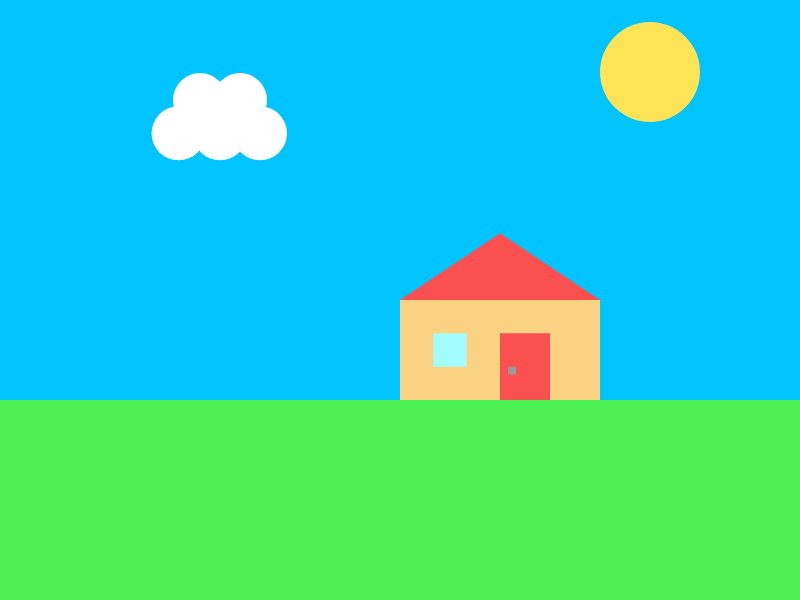
Frame 1 (no input)
Frame 60 (no input): identical to frame 1, image omitted
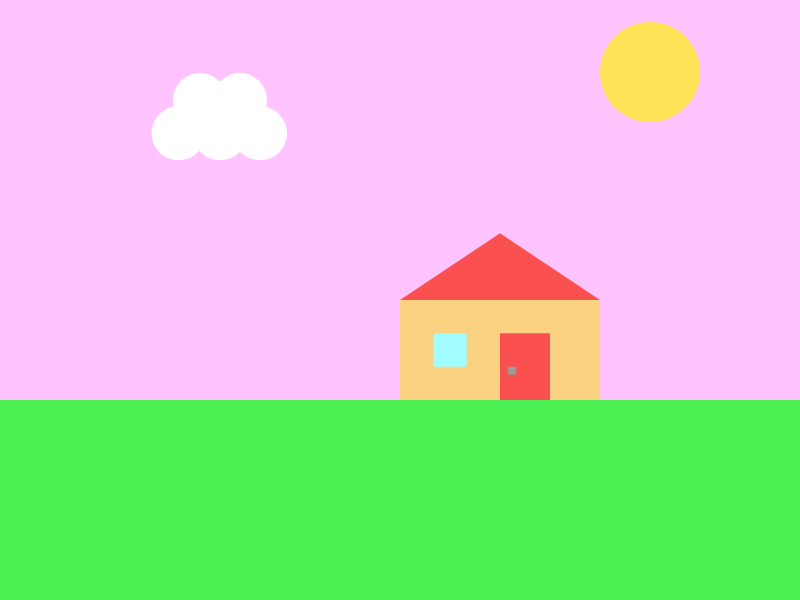
Frame 120 (the mouse pressed at the canvas centre since frame 60)

The p5.js sketch that drew these frames (run headless with seeded random() and noise() and a simulated clock; from frame 60 on, the mouse is pressed at the canvas centre):

// p5.js sketch
// ── sketch.js
/*
house assignment
ava saunders
march 18th 2019
*/

function setup() {
  // create canvas
  createCanvas(800, 600);
}

function draw() {
  //set the width of the house
  //change this variable to scale the house
  let houseWidth = 200;

  //create background (the ground doesn't scale like the rest)
  //the sky will change colour if you drag your mouse across the screen
  noStroke();
  background(77, 240, 83);
  fill(mouseX, 196, 255);
  rect(0, 0, 800, houseWidth*2);

  //sun
  fill(255, 227, 87);
  ellipse(650, 72, houseWidth/2, houseWidth/2);

  //cloud
  fill(255, 255, 255);
  ellipse(houseWidth/1.12, houseWidth/1.5, houseWidth/3.7, houseWidth/3.7);
  ellipse(houseWidth*1.1, houseWidth/1.5, houseWidth/3.7, houseWidth/3.7);
  ellipse(houseWidth*1.3, houseWidth/1.5, houseWidth/3.7, houseWidth/3.7);
  ellipse(houseWidth, houseWidth/2, houseWidth/3.7, houseWidth/3.7);
  ellipse(houseWidth*1.2, houseWidth/2, houseWidth/3.7, houseWidth/3.7);

  //house
  fill(250, 210, 130);
  rect(width/2, height/2, houseWidth, houseWidth/2);

  //window and door
  fill(161, 252, 255);
  rect(width/2 + houseWidth/6, height/2 + houseWidth/6, houseWidth/6, houseWidth/6);
  fill(250, 80, 80);
  rect(width/2 + houseWidth/2, height/2 + houseWidth/6, houseWidth/4, houseWidth/3);
  fill(153, 153, 153);
  rect(width/2 + houseWidth/1.85, height/2 + houseWidth/3, houseWidth/25, houseWidth/25);

  //roof
  fill(250, 80, 80);
  triangle(width/2, height/2, width/2+houseWidth/2, height/2-houseWidth/3, width/2+houseWidth, height/2);

}
